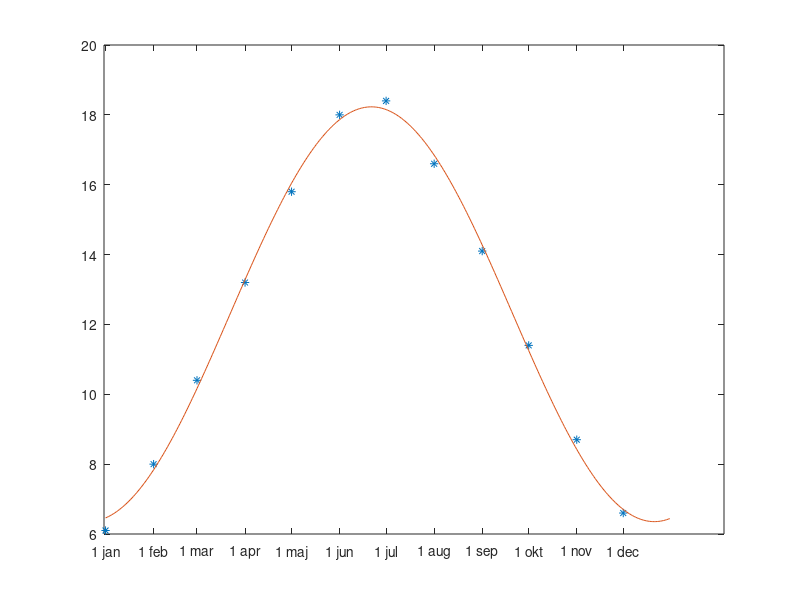

The MATLAB script that drew this image:
clc
clear

% Part a
% 
% days = [91,121,152,182,213,244];
% temps = [13.2,15.8,18.0,18.4,16.6,14.1];
% p = polyfit(days,temps,2);
% x = 80:1:265;
% values = polyval(p,x);
% plot(x,values)
% set(gca,'XTick', days)
% set(gca,'XTickLabel',{'1 apr', '1 maj', '1 jun', '1 jul', '1 aug', '1 sep'})

% Part b

days = [1,32,60,91,121,152,182,213,244,274,305,335];
sun = [6.1,8.0,10.4,13.2,15.8,18.0,18.4,16.6,14.1,11.4,8.7,6.6];
p = polyfit(days,sun,2);
x = 80:1:265;
values = polyval(p,x);
plot(days,sun,'*')
hold all
set(gca,'XTick', days)
set(gca,'XTickLabel',{'1 jan', '1 feb', '1 mar', '1 apr', '1 maj', '1 jun', '1 jul', '1 aug', '1 sep', '1 okt', '1 nov', '1 dec'})
w = 2*pi/365;
d = @(t) [1, cos(w.*t), sin(w.*t)];
A = [];
for t = days
   A = [A; d(t)];
end
B = sun';
% Ax = B
c = A\B;
r = A*c - B;
errorSq = r'*r;
F = @(t) c(1) + c(2) * cos(w*t) + c(3) * sin(w*t);
alldays = 1:1:365;
plot(alldays,F(alldays))

june6_ = 157;
june6 = F(june6_);
disp('Nationaldagens timmar');
disp(june6);
disp('Residual');
disp(r);
disp('Fel i kvadrat');
disp(errorSq);

% Part c
% days = [1,32,60,91,121,152,182,213,244,274,305,335];
% sun = [6.1,8.0,10.4,13.2,15.8,18.0,18.4,16.6,14.1,11.4,8.7,6.6];
% 
% w = 2*pi/365;
% k = 6; % Magic number, it works!
% d = @(t) [1, cos(w*t), sin(w*t),cos(k*w*t),sin(k*w*t)];
% A = [];
% for t = days
%    A = [A; d(t)];
% end
% B = sun';
% c = A\B;
% r = A*c - B;
% F = @(t) c(1) + c(2) * cos(w*t) + c(3) * sin(w*t) + c(4) * cos(k*w*t) + c(5) * sin(k*w*t);
% errorSq = r'*r;
% june6_ = 157;
% june6 = F(june6_);
disp('Nationaldagens timmar');
disp(june6);
disp('Residual');
disp(r);
disp('Fel i kvadrat');
disp(errorSq);
